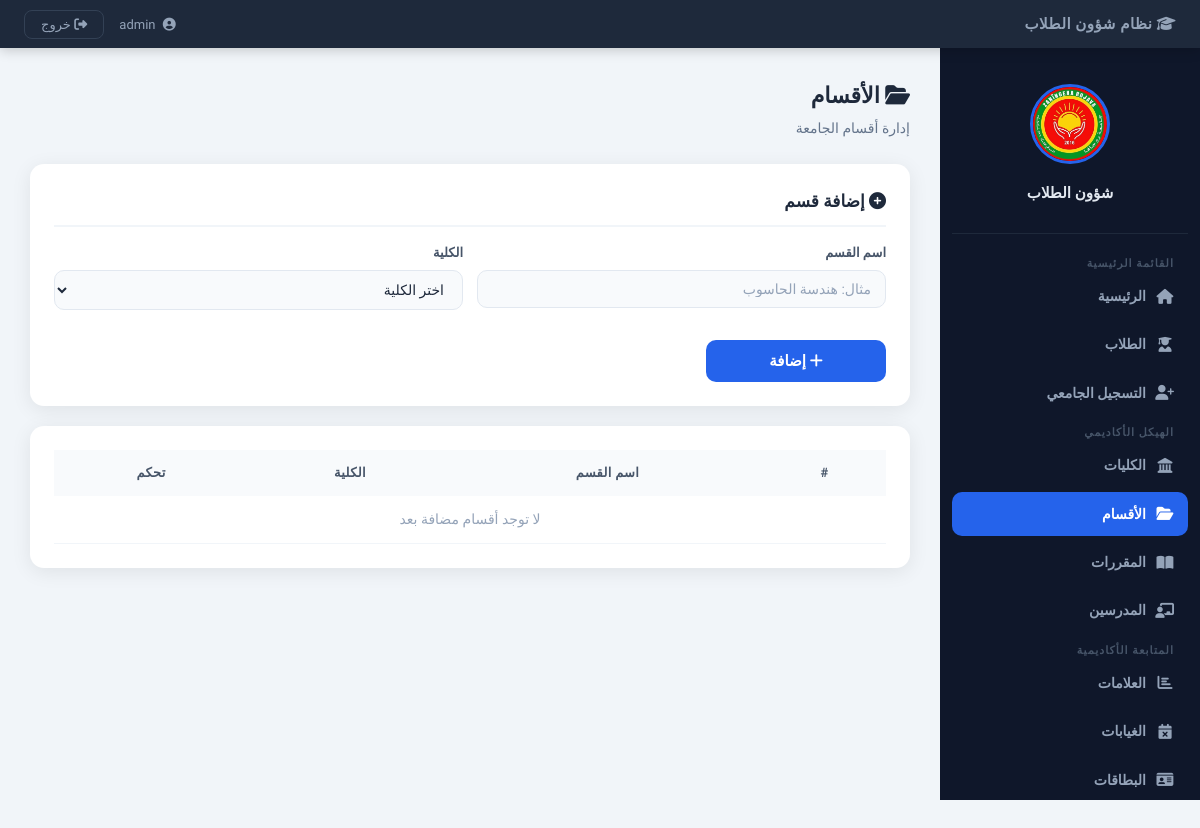
The app's page /?page=departments (signed in), older data.
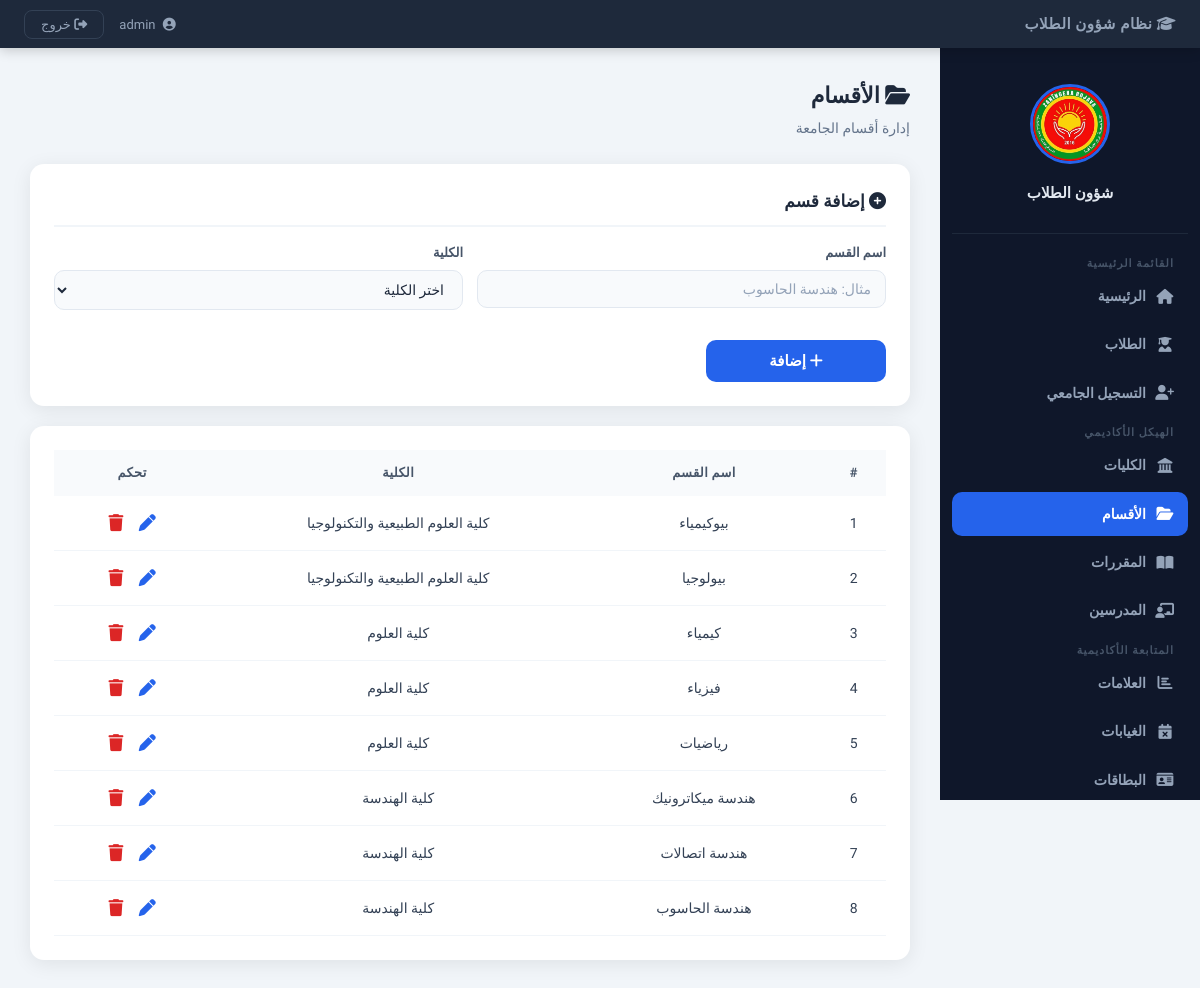
The same page, newer data.
### tables this page shows
CREATE TABLE departments (
    id         INTEGER PRIMARY KEY AUTOINCREMENT,
    name       TEXT    NOT NULL,
    faculty_id INTEGER,
    created_at TEXT    DEFAULT (datetime('now')),
    FOREIGN KEY (faculty_id) REFERENCES faculties(id) ON DELETE SET NULL
);

CREATE TABLE faculties (
    id         INTEGER PRIMARY KEY AUTOINCREMENT,
    name       TEXT    NOT NULL,
    dean       TEXT,
    created_at TEXT    DEFAULT (datetime('now'))
);

### app/Core/Database.php (called while the page is built, shortened)
<?php
class Database
{
    private static ?PDO $instance = null;
    public static function getInstance(): PDO
    {
        if (self::$instance === null) {
            if (DB_DRIVER === 'sqlite') {
                $pdo = new PDO('sqlite:' . DB_PATH);
                $pdo->exec('PRAGMA foreign_keys = ON;');
            } elseif (DB_DRIVER === 'mysql') {
                $dsn = "mysql:host=" . DB_HOST . ";dbname=" . DB_NAME . ";charset=" . DB_CHARSET;
                $pdo = new PDO($dsn, DB_USER, DB_PASS);
            } else {
                throw new RuntimeException('DB_DRIVER غير مدعوم');
            }
            $pdo->setAttribute(PDO::ATTR_ERRMODE,            PDO::ERRMODE_EXCEPTION);
            $pdo->setAttribute(PDO::ATTR_DEFAULT_FETCH_MODE, PDO::FETCH_ASSOC);
            self::$instance = $pdo;
        }
        return self::$instance;
    }
}

### app/Core/BaseModel.php (called while the page is built, shortened)
<?php
abstract class BaseModel
{
    protected PDO    $db;
    protected string $table;
    public function __construct()
    {
        $this->db = Database::getInstance();
    }
    public function all(string $order = 'id DESC'): array
    {
        return $this->db->query("SELECT * FROM {$this->table} ORDER BY {$order}")
                        ->fetchAll();
    }
}

### app/Models/Department.php (called while the page is built, shortened)
<?php
class Department extends BaseModel
{
    public function allWithFaculty(): array
    {
        return $this->db->query(
            "SELECT d.*, f.name AS faculty_name
             FROM departments d
             LEFT JOIN faculties f ON d.faculty_id = f.id
             ORDER BY d.id DESC"
        )->fetchAll();
    }
}

### views/pages/departments.php (the view, shortened to what this page needs)
<?php
$departments = $data['departments'] ?? [];
?>
<div class="page-header">
  <h1><i class="fa-solid fa-folder-open"></i> الأقسام</h1>
  <p>إدارة أقسام الجامعة</p>
</div>
<div class="card">
  <h3><i class="fa-solid fa-plus-circle"></i> إضافة قسم</h3>
  <form method="POST" action="/std_1_student_manager/controllers/router.php">
    <div class="form-grid">
      <div class="form-group">
        <label>اسم القسم</label>
        <input type="text" name="name" placeholder="مثال: هندسة الحاسوب" required>
      </div>
      <div class="form-group">
        <label>الكلية</label>
        <select name="faculty_id" required>
          <option value="" disabled selected>اختر الكلية</option>
        </select>
      </div>
    </div>
    <br>
    <button type="submit" class="btn-submit" style="max-width:180px;">
      <i class="fa-solid fa-plus"></i> إضافة
    </button>
  </form>
</div>
<div class="card">
  <div class="table-wrapper">
    <table>
      <thead>
        <tr>
          <th>#</th>
          <th>اسم القسم</th>
          <th>الكلية</th>
          <th>تحكم</th>
        </tr>
      </thead>
      <tbody>
        <?php if (empty($departments)): ?>
          <tr><td colspan="4" style="color:#94a3b8;">لا توجد أقسام مضافة بعد</td></tr>
        <?php else: ?>
          <?php foreach ($departments as $i => $d): ?>
          <tr>
            <td><?= $i + 1 ?></td>
            <td><?= htmlspecialchars($d['name']) ?></td>
            <td><?= htmlspecialchars($d['faculty_name'] ?? '—') ?></td>
            <td>
              <button class="edit-btn"
                      onclick="openEditModal(<?= htmlspecialchars(json_encode($d)) ?>)"
                      title="تعديل">
                <i class="fa-solid fa-pen"></i>
              </button>
              <form method="POST" action="/std_1_student_manager/controllers/router.php"
                    style="display:inline"
                    onsubmit="return confirm('حذف هذا القسم؟')">
                <button type="submit" class="delete-btn" title="حذف">
                  <i class="fa-solid fa-trash"></i>
                </button>
              </form>
            </td>
          </tr>
          <?php endforeach; ?>
        <?php endif; ?>
      </tbody>
    </table>
  </div>
</div>

### views/layout/header.php (shortened to what this page needs)
<!DOCTYPE html>
<html lang="ar" dir="rtl">
<head>
  <link rel="stylesheet" href="https://cdnjs.cloudflare.com/ajax/libs/font-awesome/6.5.1/css/all.min.css">
  <link rel="stylesheet" href="<?= ASSETS_URL ?>/css/main.css">
  <link rel="stylesheet" href="<?= ASSETS_URL ?>/css/sidebar.css">
  <link rel="stylesheet" href="<?= ASSETS_URL ?>/css/forms.css">
  <link rel="stylesheet" href="<?= ASSETS_URL ?>/css/tables.css">
  <link rel="stylesheet" href="<?= ASSETS_URL ?>/css/cards.css">
</head>
<body>
<div class="header-bar">
  <div class="header-left">
    <span class="system-name">
      <i class="fa-solid fa-graduation-cap"></i>
      نظام شؤون الطلاب
    </span>
  </div>
  <div class="header-right">
    <span class="header-user">
      <i class="fa-solid fa-circle-user"></i>
    </span>
    <form method="POST" action="/std_1_student_manager/controllers/router.php" style="display:inline">
      <button type="submit" class="logout-btn">
        <i class="fa-solid fa-right-from-bracket"></i> خروج
      </button>
    </form>
  </div>
</div>

### index.php (shortened to what this page needs)
<?php
$page = $_GET['page'] ?? 'dashboard';
$data = match($page) {
    'students'    => ['students'    => (new Student())->filter(
                          $_GET['q']          ?? '',
                          $_GET['department'] ?? '',
                          $_GET['status']     ?? 'all'
                      ),
                      'counts'      => (new Student())->counts()],
    'staff'       => ['staff'       => (new Staff())->all()],
    'faculties'   => ['faculties'   => (new Faculty())->all()],
    'departments' => ['departments' => (new Department())->allWithFaculty(),
                      'faculties'   => (new Faculty())->all()],
    'courses'     => ['courses'     => (new Course())->grouped(),
                      'departments' => (new Department())->all()],
    'register'    => ['faculties'   => (new Faculty())->all(),
                      'departments' => (new Department())->all()],
    'grades'      => ['grades'      => (new Grade())->allGrouped(
                          $_GET['q']          ?? '',
                          $_GET['department'] ?? 'all'
                      ),
                      'departments' => (new Department())->all()],
    'absences'    => ['absences'    => (new Absence())->allWithStudent(
                          $_GET['q']        ?? '',
                          $_GET['year']     ?? '',
                          $_GET['semester'] ?? ''
                      )],
    'cards'       => [],
    default       => [],
};
require_once __DIR__ . '/views/layout/header.php';
?>
<div class="dashboard">
  <?php require_once __DIR__ . '/views/layout/sidebar.php'; ?>
  <div class="content">
    <?php
    $view = __DIR__ . "/views/pages/{$page}.php";
    if (file_exists($view)) {
        require_once $view;
    } else {
        require_once __DIR__ . '/views/pages/dashboard.php';
    }
    ?>
  </div>
</div>
<?php require_once __DIR__ . '/views/layout/footer.php'; ?>

### views/layout/sidebar.php (shortened to what this page needs)
<?php $p = $_GET['page'] ?? 'dashboard'; ?>
<div class="sidebar" id="sidebar">
  <div class="logo">
    <img src="<?= ASSETS_URL ?>/images/logo.jfif" alt="شعار الجامعة">
    <h3>شؤون الطلاب</h3>
  </div>
  <span class="nav-label">القائمة الرئيسية</span>
  <a href="?page=dashboard"  class="<?= $p==='dashboard' ?'active':'' ?>">
    <i class="fa-solid fa-house"></i> الرئيسية
  </a>
  <a href="?page=students"   class="<?= $p==='students'  ?'active':'' ?>">
    <i class="fa-solid fa-user-graduate"></i> الطلاب
  </a>
  <a href="?page=register"   class="<?= $p==='register'  ?'active':'' ?>">
    <i class="fa-solid fa-user-plus"></i> التسجيل الجامعي
  </a>
  <span class="nav-label">الهيكل الأكاديمي</span>
  <a href="?page=faculties"   class="<?= $p==='faculties'   ?'active':'' ?>">
    <i class="fa-solid fa-landmark"></i> الكليات
  </a>
  <a href="?page=departments" class="<?= $p==='departments' ?'active':'' ?>">
    <i class="fa-solid fa-folder-open"></i> الأقسام
  </a>
  <a href="?page=courses"     class="<?= $p==='courses'     ?'active':'' ?>">
    <i class="fa-solid fa-book-open"></i> المقررات
  </a>
  <a href="?page=staff"       class="<?= $p==='staff'       ?'active':'' ?>">
    <i class="fa-solid fa-chalkboard-user"></i> المدرسين
  </a>
  <span class="nav-label">المتابعة الأكاديمية</span>
  <a href="?page=grades"   class="<?= $p==='grades'   ?'active':'' ?>">
    <i class="fa-solid fa-chart-bar"></i> العلامات
  </a>
  <a href="?page=absences" class="<?= $p==='absences' ?'active':'' ?>">
    <i class="fa-solid fa-calendar-xmark"></i> الغيابات
  </a>
  <a href="?page=cards"    class="<?= $p==='cards'    ?'active':'' ?>">
    <i class="fa-solid fa-id-card"></i> البطاقات
  </a>
</div>

### views/layout/footer.php (shortened to what this page needs)
</body>
</html>

### assets/css/main.css (style rules this page uses)
:root { --primary: #2563eb; --primary-dk: #1d4ed8; --dark: #0f172a; --sidebar-w: 260px; --header-h: 48px; --radius: 14px; --shadow: 0 4px 20px rgba(0,0,0,.08); --font: 'Cairo', 'Segoe UI', Tahoma, sans-serif; }
*, *::before, *::after { box-sizing: border-box; margin: 0; padding: 0; }
body { font-family: var(--font); background: #f1f5f9; color: var(--dark); font-size: 15px; line-height: 1.6; }
.dashboard { display: flex; min-height: 100vh; margin-top: var(--header-h); }
.content { margin-right: var(--sidebar-w); padding: 30px; width: 100%; min-width: 0; }
.header-bar { position: fixed; top: 0; left: 0; right: 0; height: var(--header-h); background: #1e293b; color: white; display: flex; align-items: center; justify-content: space-between; padding: 0 24px; box-shadow: 0 2px 12px rgba(0,0,0,.2); z-index: 1000; }
.system-name { font-size: 15px; font-weight: 700; letter-spacing: .5px; color: #94a3b8; }
.logout-btn { background: transparent; color: #94a3b8; border: 1px solid #334155; padding: 6px 16px; font-size: 13px; font-family: var(--font); border-radius: 8px; cursor: pointer; transition: .2s; width: auto; }
.header-user { color: #94a3b8; font-size: 13px; margin-left: 12px; }
.header-user i { margin-left: 4px; }
.card { background: white; padding: 24px; border-radius: var(--radius); box-shadow: var(--shadow); margin-top: 20px; }
.card h3 { font-size: 17px; font-weight: 700; color: #1e293b; margin-bottom: 16px; padding-bottom: 10px; border-bottom: 2px solid #f1f5f9; }
.table-wrapper { overflow-x: auto; }
table { width: 100%; border-collapse: collapse; font-size: 14px; }
thead tr { background: #f8fafc; }
th { padding: 13px 14px; text-align: center; color: #475569; font-weight: 700; font-size: 13px; text-transform: uppercase; letter-spacing: .3px; white-space: nowrap; }
td { padding: 12px 14px; text-align: center; border-bottom: 1px solid #f1f5f9; color: #334155; }
button { font-family: var(--font); cursor: pointer; }
.edit-btn { background: none; border: none; font-size: 17px; cursor: pointer; padding: 5px 6px; border-radius: 6px; color: #2563eb; transition: background .15s; width: auto; }
.delete-btn { background: none; border: none; font-size: 17px; cursor: pointer; padding: 5px 6px; border-radius: 6px; color: #dc2626; transition: background .15s; width: auto; }
.page-header { margin-bottom: 24px; }
.page-header h1 { font-size: 22px; font-weight: 700; color: #1e293b; }
.page-header p { color: #64748b; font-size: 14px; margin-top: 4px; }

### assets/css/sidebar.css (style rules this page uses)
.sidebar { width: var(--sidebar-w); background: #0f172a; color: white; position: fixed; right: 0; top: var(--header-h); height: calc(100vh - var(--header-h)); padding: 20px 12px; overflow-y: auto; scrollbar-width: thin; scrollbar-color: #334155 transparent; }
.logo { text-align: center; padding: 16px 0 28px; border-bottom: 1px solid #1e293b; margin-bottom: 16px; }
.logo img { width: 80px; height: 80px; border-radius: 50%; border: 3px solid #2563eb; object-fit: cover; }
.logo h3 { margin-top: 10px; font-size: 15px; font-weight: 700; color: #e2e8f0; }
.sidebar a { display: flex; align-items: center; gap: 10px; padding: 11px 14px; margin-bottom: 4px; border-radius: 10px; color: #94a3b8; text-decoration: none; cursor: pointer; font-size: 14px; font-weight: 600; transition: .2s; }
.sidebar a i { width: 18px; text-align: center; font-size: 15px; }
.sidebar a.active { background: #2563eb; color: white; }
.nav-label { font-size: 11px; font-weight: 700; color: #475569; text-transform: uppercase; letter-spacing: 1px; padding: 12px 14px 6px; }

### assets/css/forms.css (style rules this page uses)
.form-grid { display: grid; grid-template-columns: 1fr 1fr; gap: 14px; }
.form-group { display: flex; flex-direction: column; gap: 6px; }
.form-group label { font-size: 13px; font-weight: 600; color: #475569; }
input, select, textarea { width: 100%; padding: 10px 14px; border: 1px solid #e2e8f0; border-radius: 10px; font-family: var(--font); font-size: 14px; color: #1e293b; background: #f8fafc; outline: none; transition: border-color .2s, box-shadow .2s; margin-bottom: 0; }
input::placeholder { color: #94a3b8; }
.btn-submit { width: 100%; padding: 12px; background: var(--primary); color: white; border: none; border-radius: 10px; font-size: 15px; font-weight: 700; font-family: var(--font); cursor: pointer; transition: .2s; margin-top: 6px; }

Row changes from the older to the newer data that the page shows:
added departments: name "بيوكيمياء", faculty.name "كلية العلوم الطبيعية والتكنولوجيا"
added departments: name "بيولوجيا", faculty.name "كلية العلوم الطبيعية والتكنولوجيا"
added departments: name "كيمياء", faculty.name "كلية العلوم"
added departments: name "فيزياء", faculty.name "كلية العلوم"
added departments: name "رياضيات", faculty.name "كلية العلوم"
added departments: name "هندسة ميكاترونيك", faculty.name "كلية الهندسة"
added departments: name "هندسة اتصالات", faculty.name "كلية الهندسة"
added departments: name "هندسة الحاسوب", faculty.name "كلية الهندسة"
Text that changed along with them:
text no longer shown: "لا توجد أقسام مضافة بعد"
